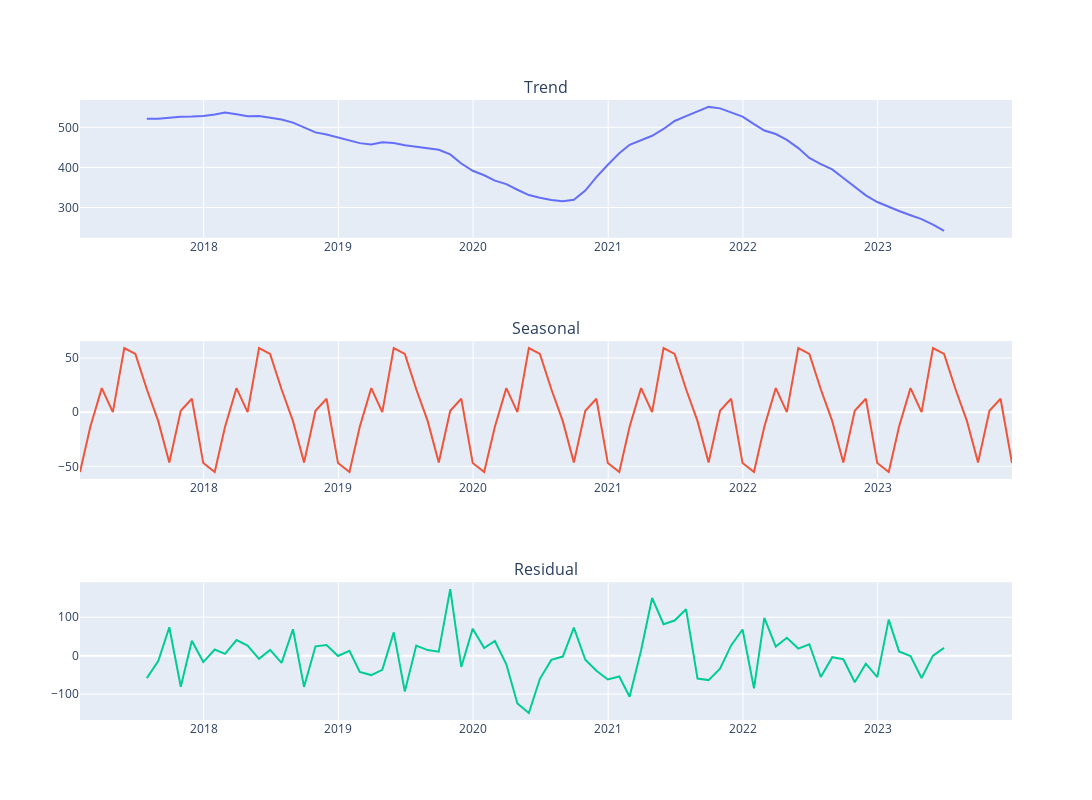

Notebook source saved alongside this figure:
### Code cell
from plotly.subplots import make_subplots
import plotly.graph_objs as go
cols = ["Trend", "Seasonal", "Residual"]

fig = make_subplots(rows=3, cols=1, subplot_titles=cols)

for i, col in enumerate(cols):
    fig.add_trace(
        go.Scatter(x=monthly_counts.index, y=monthly_counts[col]),
        row=i+1,
        col=1
    )

fig.update_layout(height=800, width=1200, showlegend=False)
fig.show()
